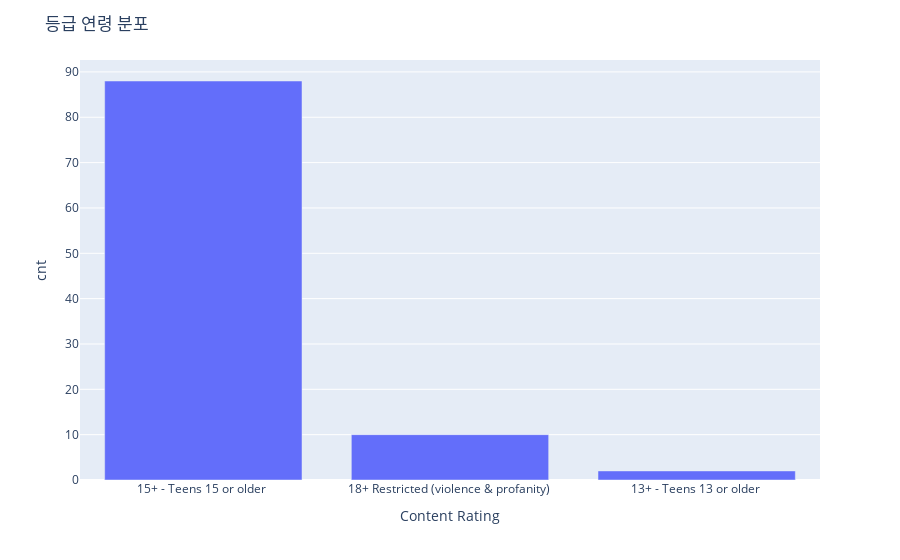

Notebook code cell kept with this figure:
### Markdown cell above
### 등급 연령 기준

### Code cell
fig = px.bar(data_frame=data['Content Rating'].value_counts().reset_index().rename(columns={'Content Rating' : 'cnt', 'index':'Content Rating'}),
            x = 'Content Rating',
            y = 'cnt')

fig.update_layout(title='등급 연령 분포')

fig.show()

### Figure 1 — Plotly figure (JSON) as saved in the notebook; plotly's stock layout.template omitted (floating-point values rounded to 4 significant figures)
{"data": [{"alignmentgroup": "True", "hovertemplate": "Content Rating=%{x}<br>cnt=%{y}<extra></extra>", "legendgroup": "", "marker": {"color": "#636efa", "pattern": {"shape": ""}}, "name": "", "offsetgroup": "", "orientation": "v", "showlegend": false, "textposition": "auto", "type": "bar", "x": ["15+ - Teens 15 or older ", "18+ Restricted (violence & profanity) ", "13+ - Teens 13 or older "], "xaxis": "x", "y": [88, 10, 2], "yaxis": "y"}], "layout": {"barmode": "relative", "legend": {"tracegroupgap": 0}, "margin": {"t": 60}, "title": {"text": "등급 연령 분포"}, "xaxis": {"anchor": "y", "domain": [0, 1], "title": {"text": "Content Rating"}}, "yaxis": {"anchor": "x", "domain": [0, 1], "title": {"text": "cnt"}}}}
